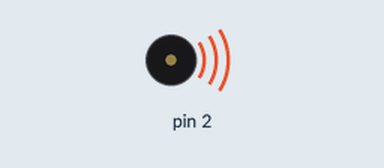
Bench run of a sketch on a simulated Arduino Uno, built with avr-gcc and run on an emulated ATmega328P. Parts: buzzer (waves = sounding).

Above: at 0.2 s.
At 7.62 s:
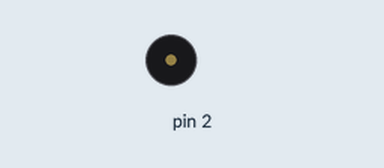
Timing chart, 0 to 10.0 s (numbered marks = the images above):
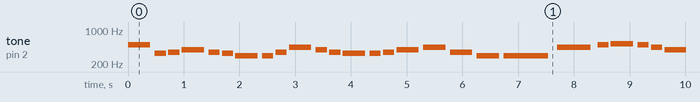

The sketch:

Tone.ino
```cpp
int tone_table[14] = {
  262, 294, 330, 349, 392, 440, 494, 523, 587, 659, 698, 784, 880, 988
};
byte tetris_tone[38] = {
  6, 2, 3, 4, 3, 2, 1, 1, 3, 5, 4, 3, 2, 2, 3, 4, 5, 3, 1, 1,
  5, 6, 7, 6, 5, 4, 3, 4, 3, 2, 1, 1, 2, 3, 4, 2, 0, 0
}, tetris_beat[38] = {
  4, 2, 2, 4, 2, 2, 4, 2, 2, 4, 2, 2, 4, 2, 2, 4, 4, 4, 4, 8,
  6, 2, 4, 2, 2, 6, 2, 4, 2, 2, 4, 2, 2, 4, 4, 4, 4, 8
};
void setup() {
}
void loop() {
  Bee();
}
byte beat;
unsigned long beat_millis;
void Bee() {
  if (millis() - beat_millis > tetris_beat[beat - 1] * 120) {
    beat_millis = millis();
    tone(2, tone_table[tetris_tone[beat] % 10], tetris_beat[beat] * 100);
    beat = beat == 38 ? 0 : ++beat;
  }
}
```

Measured:
- by itself, tone on pin 2: plays 494 Hz for 0.40 s, 330 Hz for 0.20 s, 349 Hz for 0.20 s, 392 Hz for 0.40 s, 349 Hz for 0.20 s, 330 Hz for 0.20 s … (324 notes in this stretch)
